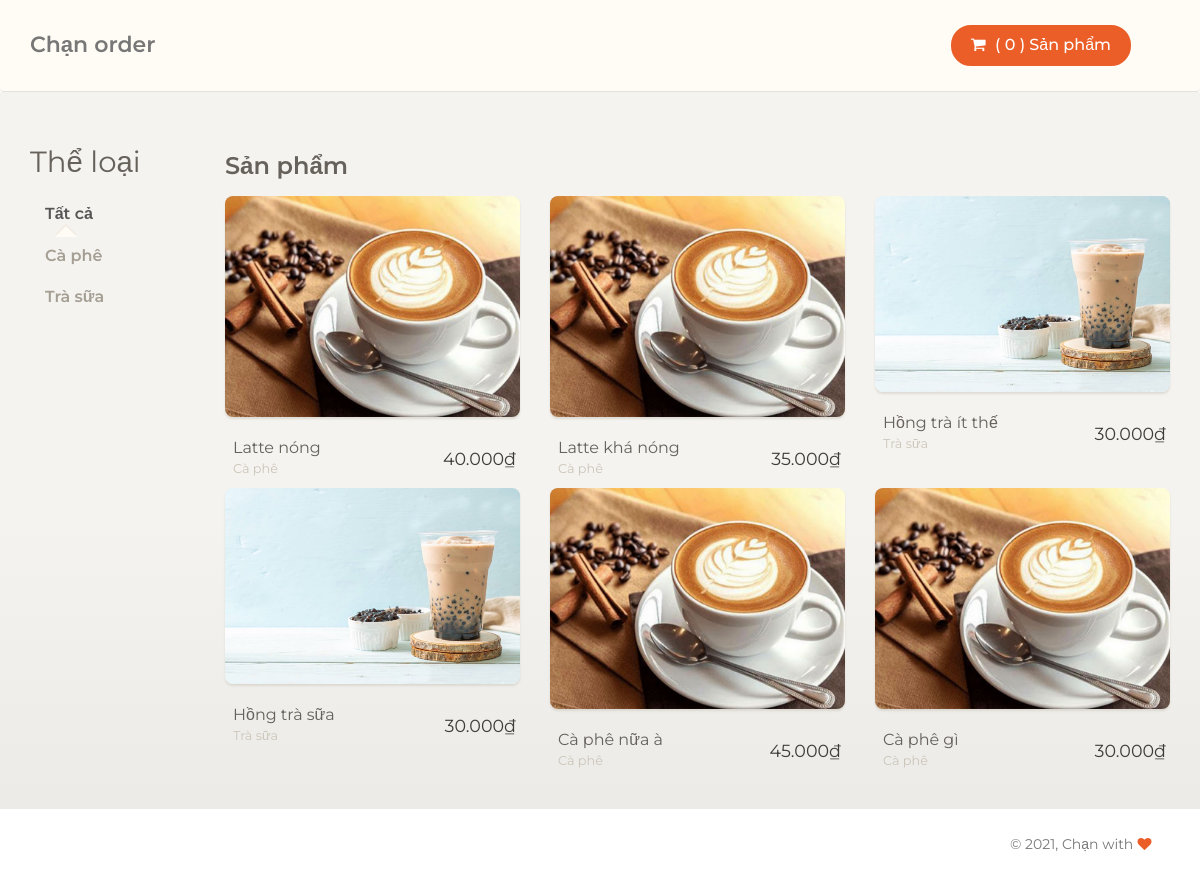
The page /store/ (signed in) on the database its author committed.
### store/models.py (models this page shows, shortened)
class Category(models.Model):
    name = models.CharField(max_length=200,
                            db_index=True,
                            verbose_name="Tên")
    slug = models.SlugField(max_length=200,
                            db_index=True,
                            unique=True,
                            verbose_name="Đường dẫn")
    class Meta:
        ordering = ('name',)
        verbose_name = 'category'
        verbose_name_plural = 'Thể loại'
    def get_absolute_url(self):
        return reverse('store:product-list-by-category',
                       args=[self.slug])

class Product(models.Model):
    category = models.ForeignKey(Category,
                                 related_name='products',
                                 on_delete=models.CASCADE,
                                 verbose_name="Thể loại")
    name = models.CharField(max_length=200,
                            db_index=True,
                            verbose_name="Tên")
    slug = models.SlugField(max_length=200,
                            db_index=True,
                            verbose_name="Đường dẫn")
    image = models.ImageField(upload_to='products/',
                              blank=True,
                              verbose_name="Ảnh")
    price = models.DecimalField(max_digits=10,
                                decimal_places=0,
                                verbose_name="Giá")
    available = models.BooleanField(default=True,
                                    verbose_name="Còn bán")
    created = models.DateTimeField(auto_now_add=True,
                                   verbose_name="Tạo lúc")
    updated = models.DateTimeField(auto_now=True,
                                   verbose_name="Cập nhật lúc")
    class Meta:
        ordering = ('name',)
        index_together = (('id', 'slug'),)
        verbose_name = 'product'
        verbose_name_plural = 'Sản phẩm'
    @property
    def price_display(self):
        return f'{self.price:.3f}₫'
    price_display.fget.short_description = u'Giá'

### store/views.py (the view)
@login_required(login_url='/login/')
def product_list(request, category_slug=None):
    category = None
    categories = Category.objects.all()
    products = Product.objects.filter(available=True).order_by('-name')
    if category_slug:
        category = get_object_or_404(Category, slug=category_slug)
        products = products.filter(category=category)
    context = {
        'category': category,
        'categories': categories,
        'products': products,
    }
    return render(request, 'store/product-list.html', context)

### templates/store/product-list.html (shortened to what this page needs)
{% extends "base.html" %}
{% load static %}
{% block wrapper %}
<div class="wrapper">
    <div class="main">
        <div class="section">
            <div class="container">
                <div class="row">
                    <div class="col-md-2">
                        <h3>Thể loại</h3>
                        <ul class="nav nav-tabs">
                            <li class="nav-item {% if not category %} active {% endif %}">
                                <a href="{% url 'store:product-list' %}">Tất cả</a>
                            </li>
                            {% for c in categories %}
                            <li class="nav-item
                            ">
                                <a href="{{ c.get_absolute_url }}">{{ c.name }}</a>
                            </li>
                            {% endfor %}
                        </ul>
                    </div>
                    <div class="col-md-10">
                        <div class="row">
                            <div class="col-md-12">
                                <h4>{% if category %}{{ category.name }}{% else %}Sản phẩm{% endif %}</h4>
                            </div>
                            {% for product in products %}
                            <div class="col-md-4 col-sm-4">
                                <div class="card-image card-product item" data-id="{{ product.id }}">
                                    <img src="{{ product.image.url }}" alt="Rounded Image"
                                        class="img-rounded img-responsive">
                                    <div class="details">
                                        <div class="description">
                                            <div class="name">{{ product.name }}</div>
                                            <div class="meta">{{ product.category.name }}</div>
                                        </div>
                                        <div class="actions">
                                            <h5>{{ product.price_display }}</h5>
                                        </div>
                                    </div>
                                </div>
                            </div>
                            {% if forloop.counter|divisibleby:3 %}
                        </div>
                        <div class="row">{% endif %}
                            {% endfor %}
                        </div>
                    </div>
                </div>
            </div>
        </div>
    </div>
</div>
{% endblock wrapper %}

### templates/base.html (shortened to what this page needs)
{% load static %}
<!doctype html>
<html lang="en">
<head>
    <link href="{% static 'bootstrap3/css/bootstrap.css' %}" rel="stylesheet" />
    <link href="{% static 'assets/css/ct-paper.css' %}" rel="stylesheet" />
    <link href="{% static 'assets/css/demo.css' %}" rel="stylesheet" />
    <link href="{% static 'assets/css/examples.css' %}" rel="stylesheet" />
    <link href="http://maxcdn.bootstrapcdn.com/font-awesome/4.4.0/css/font-awesome.min.css" rel="stylesheet">
    <link href="{% static 'assets/css/themify-icons.css' %}" rel="stylesheet">
    <link rel="stylesheet" href="{% static 'assets/css/style.css' %}">
</head>
<body>
    <nav class="navbar navbar-default" role="navigation-demo">
        <div class="container">
            <div class="navbar-header">
                <a class="navbar-brand" href="{% url 'store:product-list' %}">Chạn order</a>
            </div>
            <div class="collapse navbar-collapse" id="navigation-example-2">
                <ul class="nav navbar-nav navbar-right">
                    <li>
                        <a href="{% url 'cart:cart-detail' %}" id="cart" class="btn btn-danger btn-fill">
                            <i class="fa fa-shopping-cart"></i>
                            ( <span id="cart-total">0</span> )
                            Sản phẩm
                        </a>
                    </li>
                    <li class="dropdown">
                        <a href="#" class="dropdown-toggle" data-toggle="dropdown">
                        </a>
                    </li>
                </ul>
            </div>
        </div>
    </nav>
    {% block wrapper %}
    {% endblock wrapper %}
    <footer class="footer-demo">
        <div class="container">
            <div class="copyright pull-right">
                &copy; <span id="get-year"></span>, Chạn with <i class="fa fa-heart heart"></i>
            </div>
        </div>
    </footer>
</body>
</html>

### static/assets/css/demo.css (style rules this page uses)
.main { background-color: #fff; }
.footer-demo { background-attachment: fixed; position: relative; line-height: 20px; }
.footer-demo .copyright { color: #777777; padding: 10px 15px; font-size: 14px; margin: 15px 3px; line-height: 20px; text-align: center; }
.footer-demo .heart { color: #EB5E28; }
.navbar-header { min-width: 120px; }

### static/assets/css/style.css (style rules this page uses)
.item { cursor: pointer; }

### rows shown on the page
Category: name "Cà phê"
Category: name "Trà sữa"
Product: image (picture), name "Latte nóng", category.name "Cà phê", price_display "40.000₫"
Product: image (picture), name "Latte khá nóng", category.name "Cà phê", price_display "35.000₫"
Product: image (picture), name "Hồng trà ít thế", category.name "Trà sữa", price_display "30.000₫"
Product: image (picture), name "Hồng trà sữa", category.name "Trà sữa", price_display "30.000₫"
Product: image (picture), name "Cà phê nữa à", category.name "Cà phê", price_display "45.000₫"
Product: image (picture), name "Cà phê gì", category.name "Cà phê", price_display "30.000₫"
